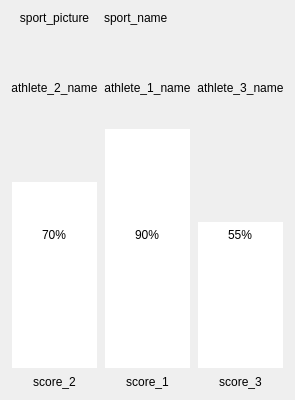
<?xml version="1.0" encoding="UTF-8"?>
<ui version="4.0" idbasedtr="false">
 <class>Form</class>
 <widget class="QWidget" name="Form">
  <property name="geometry">
   <rect>
    <x>0</x>
    <y>0</y>
    <width>255</width>
    <height>400</height>
   </rect>
  </property>
  <property name="sizePolicy">
   <sizepolicy hsizetype="Preferred" vsizetype="Expanding">
    <horstretch>0</horstretch>
    <verstretch>0</verstretch>
   </sizepolicy>
  </property>
  <property name="maximumSize">
   <size>
    <width>16777215</width>
    <height>16777215</height>
   </size>
  </property>
  <property name="windowTitle">
   <string>Form</string>
  </property>
  <property name="styleSheet">
   <string notr="true">QProgressBar {
border: 1px;
text-align: center;
padding: 1px;
background: rgba(0, 0, 0, 0);
}
QProgressBar::chunk {
background-color: white;
}</string>
  </property>
  <layout class="QGridLayout" name="gridLayout">
   <item row="5" column="2">
    <widget class="QLabel" name="score_1">
     <property name="enabled">
      <bool>true</bool>
     </property>
     <property name="sizePolicy">
      <sizepolicy hsizetype="Preferred" vsizetype="Minimum">
       <horstretch>0</horstretch>
       <verstretch>0</verstretch>
      </sizepolicy>
     </property>
     <property name="text">
      <string>score_1</string>
     </property>
     <property name="alignment">
      <set>Qt::AlignHCenter|Qt::AlignTop</set>
     </property>
    </widget>
   </item>
   <item row="2" column="1">
    <widget class="QLabel" name="athlete_2_name">
     <property name="sizePolicy">
      <sizepolicy hsizetype="Preferred" vsizetype="Minimum">
       <horstretch>0</horstretch>
       <verstretch>0</verstretch>
      </sizepolicy>
     </property>
     <property name="text">
      <string>athlete_2_name</string>
     </property>
     <property name="alignment">
      <set>Qt::AlignBottom|Qt::AlignHCenter</set>
     </property>
    </widget>
   </item>
   <item row="2" column="3">
    <widget class="QLabel" name="athlete_3_name">
     <property name="sizePolicy">
      <sizepolicy hsizetype="Preferred" vsizetype="Minimum">
       <horstretch>0</horstretch>
       <verstretch>0</verstretch>
      </sizepolicy>
     </property>
     <property name="text">
      <string>athlete_3_name</string>
     </property>
     <property name="alignment">
      <set>Qt::AlignBottom|Qt::AlignHCenter</set>
     </property>
    </widget>
   </item>
   <item row="1" column="2">
    <spacer name="verticalSpacer">
     <property name="orientation">
      <enum>Qt::Vertical</enum>
     </property>
     <property name="sizeType">
      <enum>QSizePolicy::Fixed</enum>
     </property>
     <property name="sizeHint" stdset="0">
      <size>
       <width>20</width>
       <height>50</height>
      </size>
     </property>
    </spacer>
   </item>
   <item row="5" column="1">
    <widget class="QLabel" name="score_2">
     <property name="text">
      <string>score_2</string>
     </property>
     <property name="alignment">
      <set>Qt::AlignHCenter|Qt::AlignTop</set>
     </property>
    </widget>
   </item>
   <item row="2" column="2">
    <widget class="QLabel" name="athlete_1_name">
     <property name="sizePolicy">
      <sizepolicy hsizetype="Preferred" vsizetype="Fixed">
       <horstretch>0</horstretch>
       <verstretch>0</verstretch>
      </sizepolicy>
     </property>
     <property name="text">
      <string>athlete_1_name</string>
     </property>
     <property name="alignment">
      <set>Qt::AlignBottom|Qt::AlignHCenter</set>
     </property>
    </widget>
   </item>
   <item row="0" column="2" colspan="2">
    <widget class="QLabel" name="sport_name">
     <property name="sizePolicy">
      <sizepolicy hsizetype="Expanding" vsizetype="Preferred">
       <horstretch>0</horstretch>
       <verstretch>0</verstretch>
      </sizepolicy>
     </property>
     <property name="text">
      <string>sport_name</string>
     </property>
    </widget>
   </item>
   <item row="0" column="1">
    <widget class="QLabel" name="sport_pic">
     <property name="text">
      <string>sport_picture</string>
     </property>
     <property name="alignment">
      <set>Qt::AlignCenter</set>
     </property>
    </widget>
   </item>
   <item row="5" column="3">
    <widget class="QLabel" name="score_3">
     <property name="text">
      <string>score_3</string>
     </property>
     <property name="alignment">
      <set>Qt::AlignHCenter|Qt::AlignTop</set>
     </property>
    </widget>
   </item>
   <item row="4" column="1">
    <widget class="QProgressBar" name="progressBar_2">
     <property name="sizePolicy">
      <sizepolicy hsizetype="Expanding" vsizetype="Expanding">
       <horstretch>0</horstretch>
       <verstretch>0</verstretch>
      </sizepolicy>
     </property>
     <property name="value">
      <number>70</number>
     </property>
     <property name="alignment">
      <set>Qt::AlignCenter</set>
     </property>
     <property name="orientation">
      <enum>Qt::Vertical</enum>
     </property>
    </widget>
   </item>
   <item row="4" column="3">
    <widget class="QProgressBar" name="progressBar_3">
     <property name="sizePolicy">
      <sizepolicy hsizetype="Expanding" vsizetype="Expanding">
       <horstretch>0</horstretch>
       <verstretch>0</verstretch>
      </sizepolicy>
     </property>
     <property name="styleSheet">
      <string notr="true"/>
     </property>
     <property name="value">
      <number>55</number>
     </property>
     <property name="alignment">
      <set>Qt::AlignLeading|Qt::AlignLeft|Qt::AlignVCenter</set>
     </property>
     <property name="orientation">
      <enum>Qt::Vertical</enum>
     </property>
    </widget>
   </item>
   <item row="4" column="2">
    <widget class="QProgressBar" name="progressBar_1">
     <property name="sizePolicy">
      <sizepolicy hsizetype="Expanding" vsizetype="Expanding">
       <horstretch>0</horstretch>
       <verstretch>0</verstretch>
      </sizepolicy>
     </property>
     <property name="value">
      <number>90</number>
     </property>
     <property name="alignment">
      <set>Qt::AlignCenter</set>
     </property>
     <property name="orientation">
      <enum>Qt::Vertical</enum>
     </property>
    </widget>
   </item>
  </layout>
 </widget>
 <resources/>
 <connections/>
</ui>
